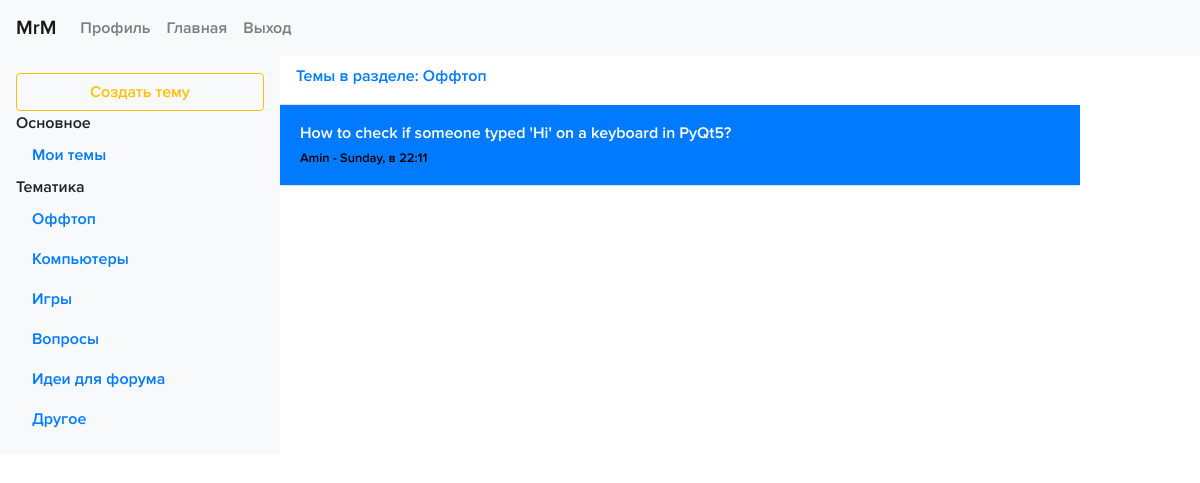
Screenshot of /themes_group/offtop (signed in) with the database file from the repository.
### data/themes.py (models this page shows)
class Theme(SqlAlchemyBase):
    __tablename__ = 'themes'
    id = sqlalchemy.Column(sqlalchemy.Integer,
                           primary_key=True, autoincrement=True)
    title = sqlalchemy.Column(sqlalchemy.String, nullable=True)
    content = sqlalchemy.Column(sqlalchemy.String, nullable=True)
    group = sqlalchemy.Column(sqlalchemy.String, default="Other")
    created_date = sqlalchemy.Column(sqlalchemy.DateTime,
                                     default=datetime.datetime.now)
    likes = sqlalchemy.Column(sqlalchemy.Integer)
    user_id = sqlalchemy.Column(sqlalchemy.Integer,
                                sqlalchemy.ForeignKey("users.id"))
    user = orm.relation('User')
    comments = orm.relation("Comment", back_populates='theme')

### data/users.py (models this page shows, shortened)
class User(SqlAlchemyBase, UserMixin):
    __tablename__ = 'users'
    id = sqlalchemy.Column(sqlalchemy.Integer, primary_key=True, autoincrement=True)
    name = sqlalchemy.Column(sqlalchemy.String, nullable=True, unique=True)
    age = sqlalchemy.Column(sqlalchemy.Integer, nullable=True)
    sex = sqlalchemy.Column(sqlalchemy.String, nullable=True)
    speciality = sqlalchemy.Column(sqlalchemy.String, nullable=True)
    email = sqlalchemy.Column(sqlalchemy.String, index=True, unique=True, nullable=True)
    about = sqlalchemy.Column(sqlalchemy.String, nullable=True)
    photo = sqlalchemy.Column(sqlalchemy.String, default="https://cdn0.iconfinder.com/data/icons/set-ui-app-android/32/8-512.png")
    hashed_password = sqlalchemy.Column(sqlalchemy.String, nullable=True)
    modified_date = sqlalchemy.Column(sqlalchemy.DateTime, default=datetime.datetime.now)
    themes = orm.relation("Theme", back_populates='user')
    comments = orm.relation("Comment", back_populates='user')

### main.py (the view)
@app.route("/themes_group/<string:group>")
def themes_group(group):
    db_sess = db_session.create_session()
    if not current_user.is_authenticated:
        return redirect("/login")
    themes = db_sess.query(Theme).filter(Theme.group == group)
    if group in groups:
        group = "в разделе: " + groups[group].capitalize()
    else:
        abort(404)
    return render_template("index.html", themes=themes, sidebar_insist=True, name=group)

### data/db_session.py (called while the page is built)
def create_session() -> Session:
    global __factory
    return __factory()

### main.py (called while the page is built)
@login_manager.user_loader
def load_user(user_id):
    db_sess = db_session.create_session()
    return db_sess.query(User).get(user_id)

### templates/index.html
{% extends "base.html" %}
{% block content %}
<br><br>
<div class="d-flex flex-column align-items-stretch bg-white" style="width: 800px;">
  <a href="/" class="d-flex align-items-center flex-shrink-0 p-3 link-dark text-decoration-none border-bottom">
    <span>Темы {{ name }}</span>
  </a>
  <div class="list-group list-group-flush border-bottom scrollarea">
{% for item in themes %}
    <a href="../themes_get/{{ item.id }}" class="list-group-item list-group-item-action active py-3 lh-tight" aria-current="true">
      <div class="d-flex w-100 align-items-center justify-content-between">
        <strong>{{ item.title }}</strong>
      </div>
      <small class="theme-info">{{ item.user.name }} - {{item.created_date.strftime("%A, в %H:%M")}}</small>
    </a>
{% endfor %}
  </div>
</div>
{% endblock %}

### static/css/style.css (style rules this page uses)
body { background-color: white; font-family: Proxima; font-size: 12pt; }
.d-flex { width: 280px; float: left; word-wrap: break-word; }
.list-group { float: center; }
.theme-info { color: black; }
.list-group-item { transition: transform .2s; }

### rows the page displays
Theme: title "How to check if someone typed 'Hi' on a keyboard in PyQt5?", user.name "Amin", created_date "Sunday, в 22:11"

### other values shown
{{ name }} "в разделе: Оффтоп"
